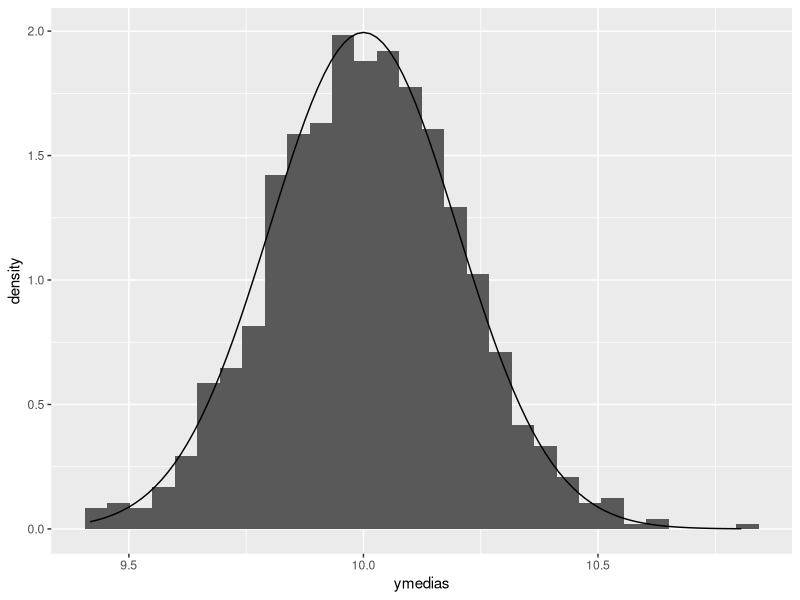
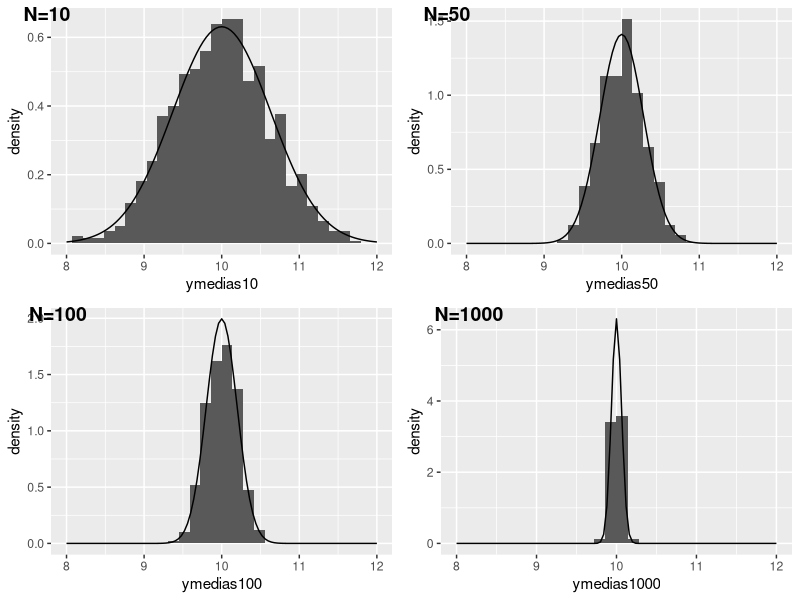
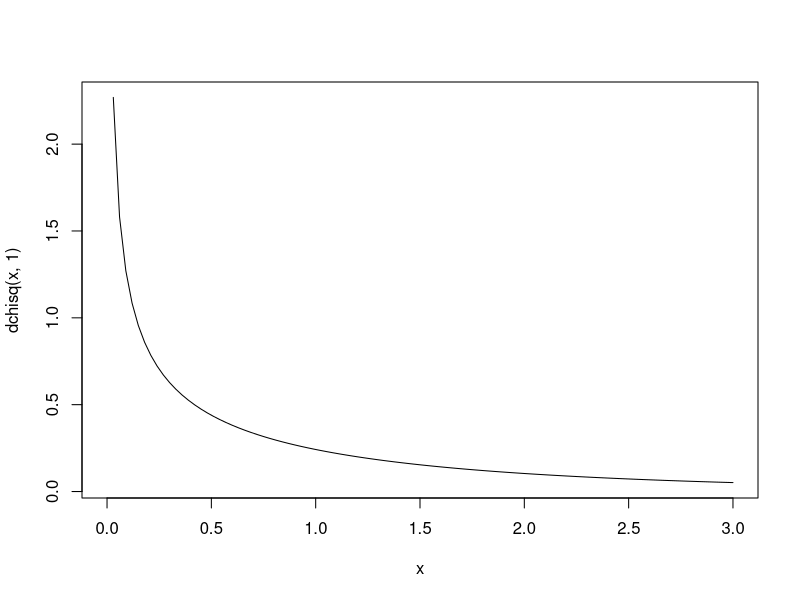
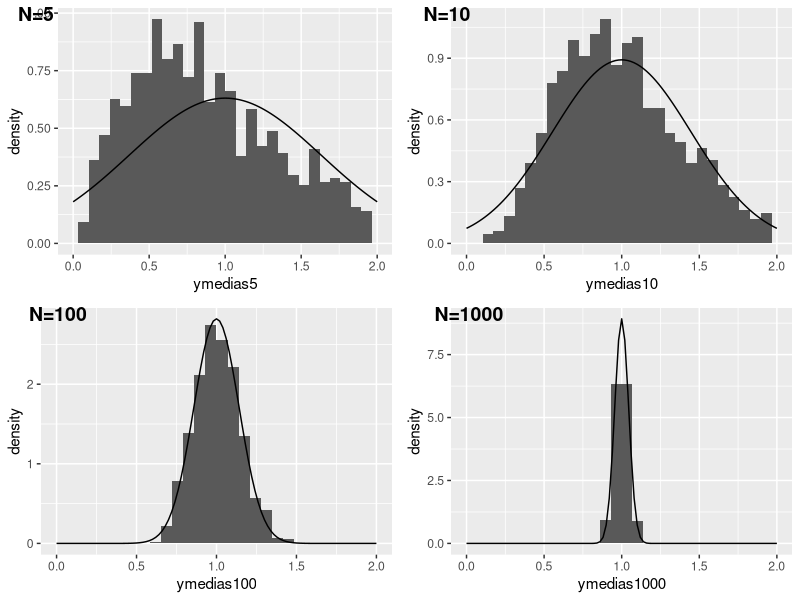
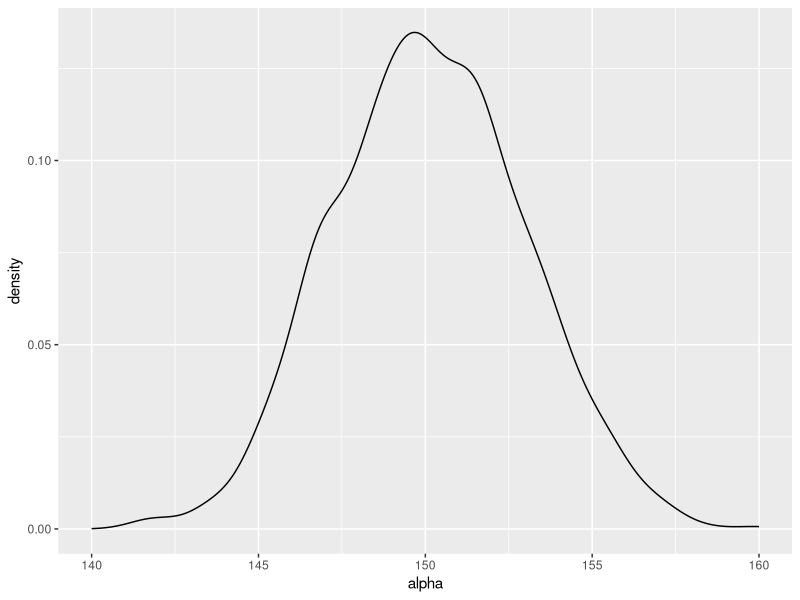
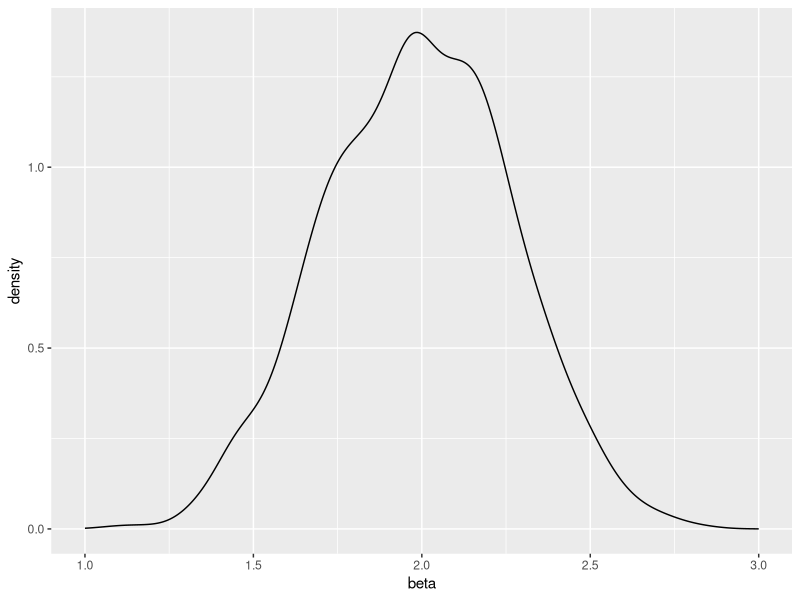

Reproduce these figures in R, in order.
#Recordatorio de MCO

#Iniciamos una nueva sesión quitando todos los elementos previos
rm(list = ls()) 
#Para evitar la notación científica
options(scipen=999) 

library(tidyverse)
library(ggpubr) #amplía las funciones de ggplot


#Primera simulación de 100 números aleatorios
# Semilla para poder generar la misma secuencia 
set.seed(820)

# Obtenemos una muestra de tamaño 100 con media 10 y desviación estándar 2
sample <- rnorm(100,10,2)

# Veamos 10 de las observaciones
head(sample,10)

#¿Cuál es la media muestral?
mean(sample)

#Genero otra muestra
sample <- rnorm(100,10,2)
mean(sample)



#Hagamos la simulación 1,000 veces
set.seed(820)

# Un vector para guardar las medias calculadas. Haremos 1,000 cálculos
reps <- 1000
ymedias <- numeric(reps)

# En cada una de las 1000 repeticiones, obtendremos una muestra de tamaño 100

for (i in 1:reps){
  sample<- rnorm(100,10,2) 
  ymedias[i]<-mean(sample)
}

#Veamos la media y varianza del vector que tiene 1,000 medias
mean(ymedias)
var(ymedias)

#Gráfico
ymedias <- data.frame(ymedias)

ymedias %>% 
  ggplot(aes(x=ymedias))+
  geom_histogram(aes(y=..density..))+
  stat_function(fun = dnorm, args = list(mean = 10, sd = sqrt(0.04)))

  



#TLC en acción----
#Simulemos cuatro tamaños de muestra diferentes
set.seed(820)
reps <- 1000

ymedias10 <- numeric(reps)
for (i in 1:reps){
  sample<- rnorm(10,10,2) 
  ymedias10[i]<-mean(sample)
}

ymedias50 <- numeric(reps)
for (i in 1:reps){
  sample<- rnorm(50,10,2) 
  ymedias50[i]<-mean(sample)
}

ymedias100 <- numeric(reps)
for (i in 1:reps){
  sample<- rnorm(100,10,2) 
  ymedias100[i]<-mean(sample)
}

ymedias1000 <- numeric(reps)
for (i in 1:reps){
  sample<- rnorm(1000,10,2) 
  ymedias1000[i]<-mean(sample)
}

ymedias_n <- data.frame(ymedias10, ymedias50, ymedias100, ymedias1000)


#Graficamos cada histograma con su curva teórica
g10 <- ymedias_n %>% 
  ggplot(aes(x=ymedias10)) + 
  geom_histogram(aes(y=..density..))+
  stat_function(fun = dnorm, args = list(mean = 10, sd = sqrt(4/10))) +
  xlim(8,12)
  
  

g50 <- ymedias_n %>% 
  ggplot(aes(x=ymedias50)) + 
  geom_histogram(aes(y=..density..))+
  stat_function(fun = dnorm, args = list(mean = 10, sd = sqrt(4/50)))+
  xlim(8,12)


g100 <- ymedias_n %>% 
  ggplot(aes(x=ymedias100)) + 
  geom_histogram(aes(y=..density..))+
  stat_function(fun = dnorm, args = list(mean = 10, sd = sqrt(4/100)))+
  xlim(8,12)


g1000 <- ymedias_n %>% 
  ggplot(aes(x=ymedias1000)) + 
  geom_histogram(aes(y=..density..))+
  stat_function(fun = dnorm, args = list(mean = 10, sd = sqrt(4/1000)))+
  xlim(8,12)

#Los cuatro objetos
ggarrange(g10, g50, g100, g1000,
          labels = c("N=10", "N=50", "N=100", "N=1000"),
          ncol = 2, nrow = 2)



#Ahora usando una distribución chi-cuadrada con 1 gdl----
set.seed(820)
sample <- rchisq(100,1)

#Así luce una distribución teórica
curve(dchisq(x,1), 0,3)

set.seed(820)
reps <- 1000

ymedias5 <- numeric(reps)
for (i in 1:reps){
  sample<-rchisq(5,1)
  ymedias5[i]<-mean(sample)
}

ymedias10 <- numeric(reps)
for (i in 1:reps){
  sample<- rchisq(10,1)
  ymedias10[i]<-mean(sample)
}

ymedias100 <- numeric(reps)
for (i in 1:reps){
  sample<- rchisq(100,1)
  ymedias100[i]<-mean(sample)
}

ymedias1000 <- numeric(reps)
for (i in 1:reps){
  sample<- rchisq(1000,1)
  ymedias1000[i]<-mean(sample)
}

ymedias_c <- data.frame(ymedias5, ymedias10, ymedias100, ymedias1000)

h5 <- ymedias_c %>% 
  ggplot(aes(x=ymedias5)) + 
  geom_histogram(aes(y=..density..))+
  stat_function(fun = dnorm, args = list(mean = 1, sd = sqrt(2/5))) +
  xlim(0,2)

h10 <- ymedias_c %>% 
  ggplot(aes(x=ymedias10)) + 
  geom_histogram(aes(y=..density..))+
  stat_function(fun = dnorm, args = list(mean = 1, sd = sqrt(2/10)))+
  xlim(0,2)

h100 <- ymedias_c %>% 
  ggplot(aes(x=ymedias100)) + 
  geom_histogram(aes(y=..density..))+
  stat_function(fun = dnorm, args = list(mean = 1, sd = sqrt(2/100)))+
  xlim(0,2)


h1000 <- ymedias_c %>% 
  ggplot(aes(x=ymedias1000)) + 
  geom_histogram(aes(y=..density..))+
  stat_function(fun = dnorm, args = list(mean = 1, sd = sqrt(2/1000)))+
  xlim(0,2)

#Los cuatro objetos
ggarrange(h5, h10, h100, h1000,
          labels = c("N=5", "N=10", "N=100", "N=1000"),
          ncol = 2, nrow = 2)





#Propiedades asintóticas de MCO----
set.seed(1234)

educacion <-  rnorm(100000,10,3)
e <-  rnorm(100000,0,8)
b0 <- 150
b1 <- 2

salario <- b0 + b1 * educacion + e 
poblacion <- data.frame(salario, educacion)


#Tomamos muestras de tamaño N y estimamos por MCO
#Hacemos este rep veces para cada tamaño

reps <- 1000

#Inicializamos una matriz para guardar resultados
estimadores_mco <- matrix(ncol = 2, nrow = reps)

#Hacemos reps veces el procedimiento
for (i in 1:reps){
  muestra <- poblacion[sample(1:100000, size=100), ]
  estimadores_mco[i, ] <- lm(salario ~ educacion, data = muestra)$coefficients
}

estimadores_mco <- data.frame(estimadores_mco) 

estimadores_mco <- estimadores_mco%>% 
  rename(alpha=X1, beta=X2)


estimadores_mco %>% 
  ggplot(aes(x=alpha))+
  geom_density()+
  xlim(140,160)


estimadores_mco %>% 
  ggplot(aes(x=beta))+
  geom_density()+
  xlim(1,3)




#Modificar el programa para mostrar que alpha y beta tienen una masa que se concentra en su media cuando crece el tamaño de la muestra

